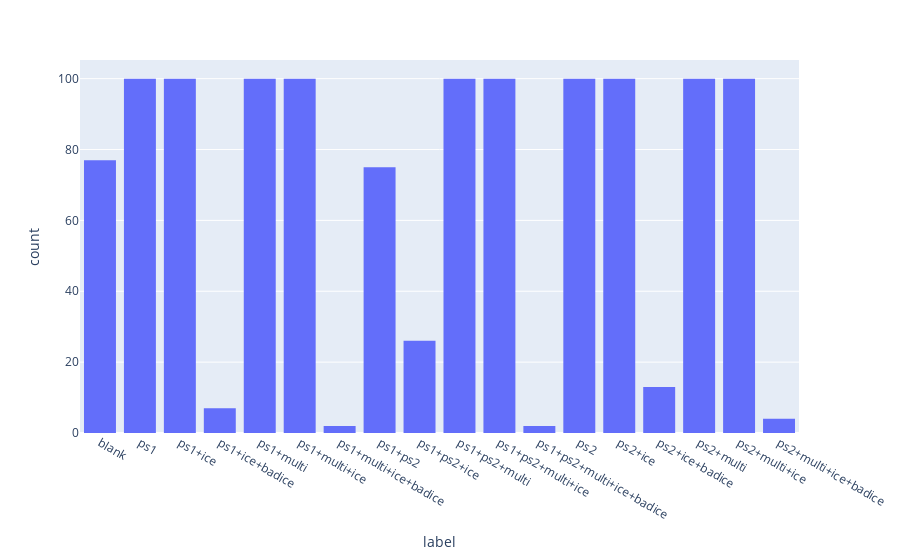

This figure's notebook cell:
### Code cell
import matplotlib.pyplot as plt
num = 20
k=np.random.randint(len(y_train))
images = x_train[k:(k+num)]
labels = y_train[k:(k+num)]
num_row = 2
num_col = 10
# plot images
fig, axes = plt.subplots(num_row, num_col, figsize=(1.5*num_col,2*num_row))
for i in range(num):
    ax = axes[i//num_col, i%num_col]
    ax.imshow(images[i], cmap='gray')
    ax.set_title('Label: {}'.format(labels[i]))
plt.tight_layout()
plt.show()

import plotly.express as px
df = pd.DataFrame(np.array(new_data['Y']), columns=['label'])
fig = px.histogram(df, x='label', nbins=10)
fig.show()

### Figure 1 — Plotly figure (JSON) as saved in the notebook; plotly's stock layout.template omitted (floating-point values rounded to 4 significant figures; data arrays with more than 128 entries replaced by an {"elided": "..."} marker saying what was removed)
{"data": [{"alignmentgroup": "True", "bingroup": "x", "hovertemplate": "label=%{x}<br>count=%{y}<extra></extra>", "legendgroup": "", "marker": {"color": "#636efa"}, "name": "", "nbinsx": 10, "offsetgroup": "", "orientation": "v", "showlegend": false, "type": "histogram", "x": {"elided": "1206 str values"}, "xaxis": "x", "yaxis": "y"}], "layout": {"autosize": true, "barmode": "relative", "legend": {"tracegroupgap": 0}, "margin": {"t": 60}, "xaxis": {"anchor": "y", "autorange": true, "domain": [0, 1], "range": [-0.5, 17.5], "title": {"text": "label"}, "type": "category"}, "yaxis": {"anchor": "x", "autorange": true, "domain": [0, 1], "range": [0, 105.3], "title": {"text": "count"}}}}
